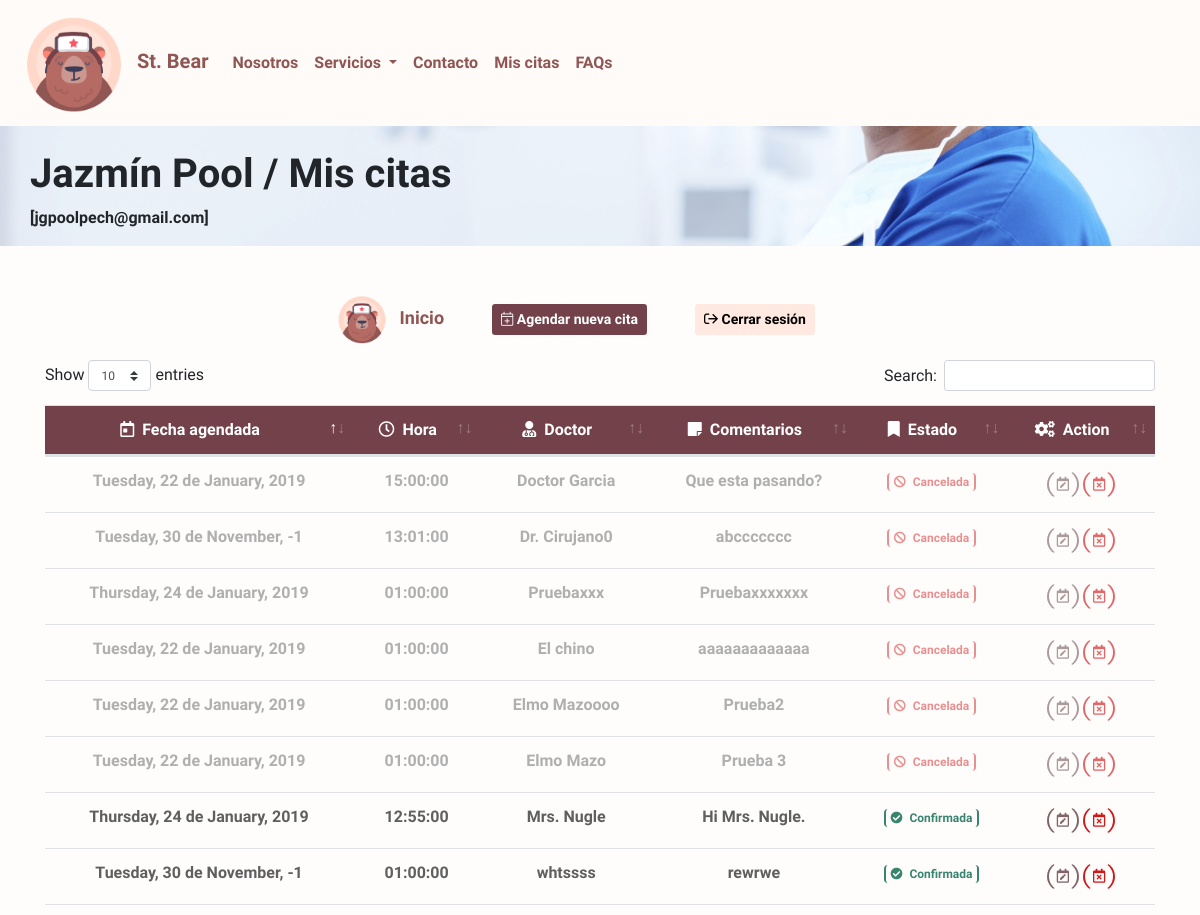
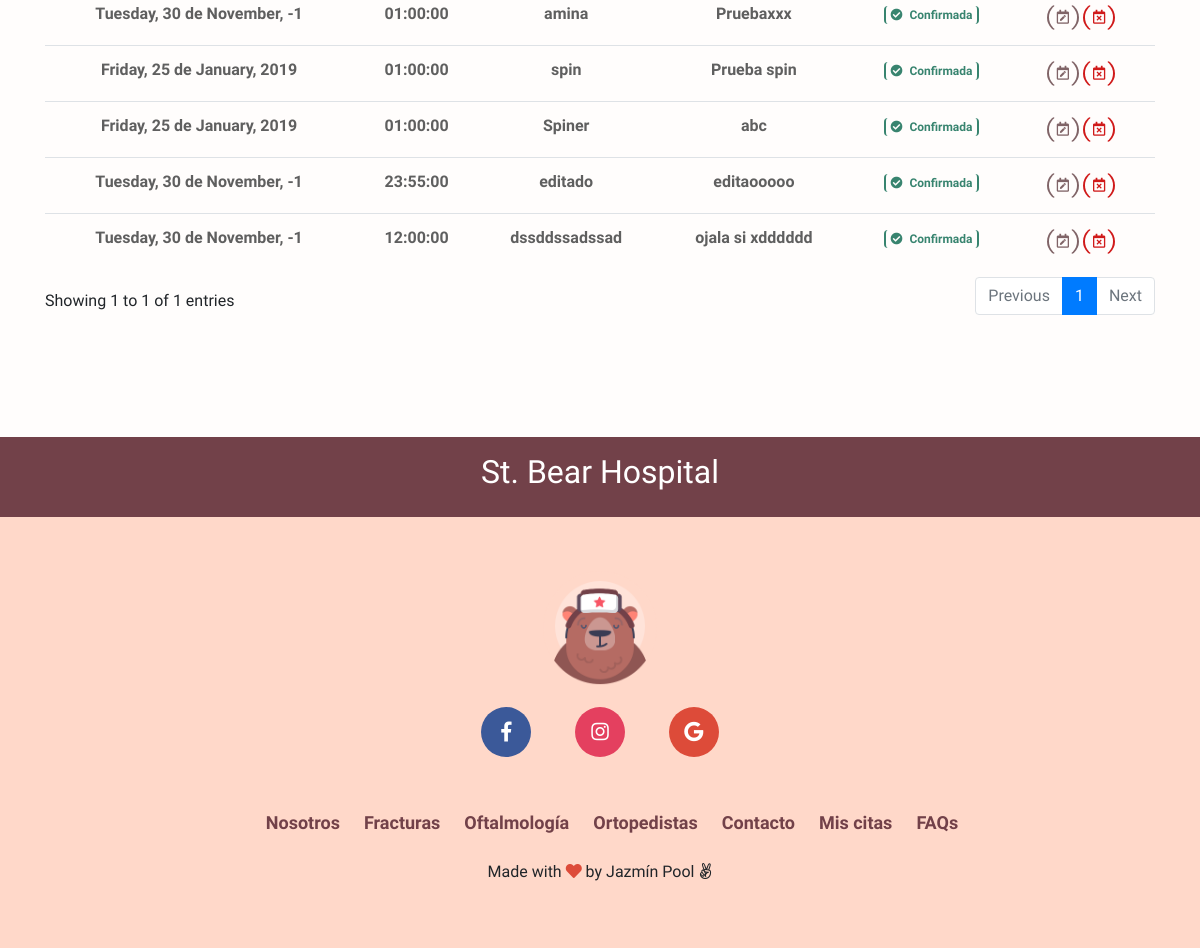
The app's page /Members.php (signed in) with its own data (2 pictures, top to bottom).
### tables this page shows
CREATE TABLE `users` (
  `id` int(3) NOT NULL,
  `Nombre` varchar(60) NOT NULL,
  `username` varchar(60) NOT NULL,
  `password` varchar(30) NOT NULL
);

CREATE TABLE `dates` (
  `id_date` int(3) NOT NULL,
  `id_user_date` int(3) NOT NULL,
  `date` date NOT NULL,
  `time` time DEFAULT NULL,
  `status` int(2) DEFAULT NULL,
  `doctor` varchar(40) DEFAULT NULL,
  `comentarios` varchar(150) DEFAULT NULL
);

### conexion.php (called while the page is built, shortened)
<?php
    class Conexionbd{
        private $server="localhost";
        private $user="root";
        private $bd="hospital";
        private $pass="";
        public function conectar(){
            $conexion = mysqli_connect($this->server,
                                        $this->user,
                                        $this->pass,
                                        $this->bd);
            return $conexion;
        }
    }
?>

### crud.php (called while the page is built, shortened)
<?php
    include('conexion.php'); include('js.php');
    class metodoscrud extends Conexionbd{
        public function iduser($iduser){
            $queryfind = "SELECT id FROM users WHERE username='$iduser'";
            $result_find = mysqli_query($this->conectar(), $queryfind);
            while ($coluser = $result_find->fetch_array()) { $datos = $coluser['id']; }
            return $datos;
        }
        public function nameuser($iduser){
            $querygetName = "SELECT Nombre, username FROM users WHERE username='$iduser'";
            $resultgetName = mysqli_query($this->conectar(), $querygetName);
            $name=null;
            while($colget = $resultgetName->fetch_array()){
                $name = array(
                            $colget['Nombre'],
                            $colget['username']
                        );
            }
            return $name;
        }
        public function showDates($idus){
            $queryshow = "SELECT id_date, date, time, status, doctor, comentarios FROM dates WHERE id_user_date = $idus ORDER BY status";
            $resultshow = mysqli_query($this->conectar(),$queryshow);
            return mysqli_fetch_all($resultshow,MYSQLI_ASSOC);
        }
    }
?>

### Members.php (the view, shortened to what this page needs)
<!DOCTYPE html>
<html>
<head>
    <?php include('js.php'); include('css.php'); include('crud.php');
        $crud = new metodoscrud();
        $nameUser[] = $crud->nameuser($_SESSION['userSession']);
    ?>
</head>
<body>
    <?php include('components/nav.php'); ?>
    <div class="banmembers">
        <div class="container">
            <div class="row pt-4 justify-content-start">
                <h1 class="fMuli f600"><?= utf8_encode($nameUser[0][0]) ?> / Mis citas</h1>
            </div>
            <div class="row">
                <p class="fMuli"><strong>[<?=$nameUser[0][1]  ?>]</strong></p>
            </div>
        </div>
    </div>
    <br>
    <div class="container pt-2 pb-5 mb-5">
        <div class="row p-2 m-2 justify-content-center align-items-center">
            <a class="brand mr-5" href="Home.php">
                <img src="src/img/bear.png" width="50" height="50" class="d-inline-block align-center mr-2">
                Inicio
            </a>
            <button type="button" title="Agendar nueva cita" class="btn f600 fMuli btn-sm btn_main mr-5" data-toggle="modal" data-target="#addDatemodal">
                <i class="fal fa-calendar-plus"></i> Agendar nueva cita</button>
            <form action="gets.php" method="post">
                <button type="submit" name="btn_action" value="logout" title="Cerrar sesión" class="btn btn-sm f600 fMuli  btn_sec mr-5">
                    <i class="far fa-sign-out"></i> Cerrar sesión</button>
            </form>
        </div>
        <div class="row">
            <div class="col-lg-12" id="content_table">
                <table class="table fMuli text-center table-responsive-md" id="dates">
                    <thead class="table_color">
                        <tr>
                            <th scope="col"><i class="far fa-calendar-day mr-1"></i> Fecha agendada</th>
                            <th scope="col"><i class="far fa-clock mr-1"></i> Hora</th>
                            <th scope="col"><i class="fas fa-user-md mr-1"></i> Doctor</th>
                            <th scope="col"><i class="fas fa-sticky-note mr-1"></i> Comentarios</th>
                            <th scope="col"><i class="fas fa-bookmark mr-1"></i> Estado</th>
                            <th scope="col"><i class="fas fa-cogs mr-1"></i> Action</th>
                        </tr>
                    </thead>
                    <?php
                        $obj = new metodoscrud();
                        $objshow = $obj->showDates($obj->iduser($_SESSION['userSession']));
                        foreach ($objshow as $cols) {
                            if($cols['status']!=0){ $status_color ="tbody_active"; $btn_status = ""; }
                                    else{ $status_color ="tbody_disable"; $btn_status = "disabled"; }
                    ?>
                    <tbody class="<?= $status_color ?>">
                            <tr id="<?= $cols['id_date']; ?>">
                                <td data-target="date"><?= utf8_encode(strftime("%A, %d de %B, %G", strtotime($cols['date']))); ?></td>
                                <td data-target="time"><?= $cols['time']; ?></td>
                                <td data-target="doctor"><?= utf8_encode($cols['doctor']); ?></td>
                                <td data-target="comentarios"><?= utf8_encode($cols['comentarios']); ?></td>
                                <td data-target="status">
                                    <?php
                                        if($cols['status']!=0){ echo "<span class='badge badg_confirm'> <i class='fas fa-check-circle mr-1'></i> Confirmada</span>"; }
                                        else{ echo "<span class='badge badg_cancel'><i class='fas fa-ban mr-1'></i> Cancelada</span>"; }
                                    ?>
                                </td>
                                <td>
                                    <button type="button" class="btn btn_round btn-sm btn_edit"
                                        title="Editar cita" data-role="updateDate" <?=$btn_status?> data-id="<?= $cols['id_date'] ?>">
                                            <i class="far fa-calendar-edit"></i>
                                    </button>
                                    <button type="button" class="btn btn_round btn-sm btn_cancel"
                                        title="Cancelar cita" data-role="deleteDate" <?=$btn_status?>  data-id="<?= $cols['id_date'] ?>">
                                            <i class="far fa-calendar-times"></i>
                                    </button>
                                </td>
                            </tr>
                        <?php } ?>
                    </tbody>
                </table>
            </div>
        </div>
    </div>
    <br>
    <?php include('components/footer.php'); ?>
</body>
</html>

### css.php (shortened to what this page needs)
<link rel="stylesheet" href="src/css/bt/bootstrap.min.css">
<link rel="stylesheet" href="src/css/fontawesome/css/all.css">
<link rel="stylesheet" href="src/datatable/dataTables.bootstrap4.min.css">
<link rel="stylesheet" href="src/datatable/autoFill.bootstrap4.min.css">
<link rel="stylesheet" href="src/css/defaultc.css">
<link rel="stylesheet" href="src/css/nav.css">
<link rel="stylesheet" href="src/css/home.css">
<link rel="stylesheet" href="src/css/login.css">
<link rel="stylesheet" href="src/css/members.css">
<link rel="stylesheet" href="src/css/faqs.css">
<link rel="stylesheet" href="src/css/footer.css">

### components/nav.php (shortened to what this page needs)
<nav class="navbar navbar-expand-lg navbar-light">
    <a class="navbar-brand" href="Home.php">
        <img src="src/img/bear.png"
            width="100" height="100" class="d-inline-block align-center ml-2 mr-2" alt="">
            St. Bear
    </a>
    <div class="collapse navbar-collapse" id="navbarNav" >
        <div class="right">
            <ul class="navbar-nav">
                <li class="nav-item active">
                    <a class="nav-link" href="Home.php#Nosotros">Nosotros</a>
                </li>
                <li class="nav-item dropdown dpw">
                    <a class="nav-link dropdown-toggle" href="#" id="dropservices" role="button" data-toggle="dropdown" aria-haspopup="true" aria-expanded="false">
                        Servicios
                    </a>
                </li>
                <li class="nav-item">
                    <a class="nav-link" href="Home.php#Contacto">Contacto</a>
                </li>
                <?php if(!isset($_SESSION['userSession'])) { ?>
                    <a class="nav-link cursorhand" data-toggle="modal" data-target="#loginmodal">Iniciar</a>
                <?php include('components/login.php'); }else{?>
                    <li class="nav-item right">
                        <a class="nav-link cursorhand" href="Members.php">Mis citas</a>
                    </li>
                <?php }?>
                <li class="nav-item">
                    <a class="nav-link" href="faqs.php">FAQs</a>
                </li>
            </ul>
        </div>
    </div>
</nav>

### components/footer.php
<div class="banner baner_after">
    <div class="container">
        <div class="row justify-content-center p-3">
            <h2 class="fMali">St. Bear Hospital</h2>
        </div>
    </div>
</div>
<div class="banner img_footer">
    <div class="container pt-3 pb-5">
        <div class="row justify-content-center pl-2 pr-2 pt-3 pb-3">
            <div class="col-md-3 text-center pt-2">
                <div class="row justify-content-center">
                    <a class="navbar-brand m-1" href="Home.php">
                        <img src="src/img/bear.png" width="120" height="120" class="d-inline-block align-top" alt="">
                    </a>
                </div>
                <div class="row mt-2 justify-content-center">
                    <div class="col">
                        <a target="_blank" href="https://www.facebook.com/JazminPowl" class="btn btn_social text-white f400 fb btn_social_fb fa_social m-1"><i class="fab fa-facebook-f"></i><span class="fb"></span></a>
                    </div>
                    <div class="col">
                        <a target="_blank" href="https://www.instagram.com/jazmin.pool/" class="btn btn_social text-white f400 ig btn_social_ig fa_social m-1"><i class="fab fa-instagram"></i><span class="ig"></span></a>
                    </div>
                    <div class="col">
                        <a target="_blank" href="https://mail.google.com/mail/u/0/#inbox" class="btn btn_social text-white f400 gg btn_social_gg fa_social m-1"><i class="fab fa-google"></i><span class="gg"></span></a>
                    </div>
                </div>
            </div>
        </div>
        <div class="row justify-content-center pl-2 pr-2 pt-3 pb-3">
            <div class="col-md-8 text-center pt-2">
                <div class="row mt-2 justify-content-center">
                    <a href="Home.php#Nosotros" class="ml-4 links_footer f18">Nosotros</a>
                    <a href="Home.php#Fracturas" class="ml-4 links_footer f18">Fracturas</a>
                    <a href="Home.php#Oftalmologia" class="ml-4 links_footer f18">Oftalmología</a>
                    <a href="Home.php#Ortopedistas" class="ml-4 links_footer f18">Ortopedistas</a>
                    <a href="Home.php#Contacto" class="ml-4 links_footer f18">Contacto</a>
                    <?php if(!isset($_SESSION['userSession'])) { ?>
                        <a class="cursorhand ml-4 links_footer f18" data-toggle="modal" data-target="#loginmodal">Miembros</a>
                    <?php include('components/login.php'); }else{?>
                            <a class="cursorhand ml-4 links_footer f18" href="Members.php">Mis citas</a>
                    <?php }?>
                    <a href="faqs.php" class="ml-4 links_footer f18">FAQs</a>
                </div>
            </div>
        </div>
        <div class="row justify-content-center p-0 mt-2 mb-0">
            <p style="font-size: 16px !important;">Made with <i class="fa fa-heart lv"></i> by Jazmín Pool <i class="fab fa-angellist"></i></p>
        </div>
    </div>
</div>

### src/css/defaultc.css (style rules this page uses)
body { background: #ffd8c90d; font-family: 'Sarabun', sans-serif; }
.fMali { font-family: 'Mali', cursive; }
.fMuli { font-family: 'Muli', sans-serif; }
.f18 { font-size: 18px !important; }
.f600 { font-weight: 600 !important; }
.cursorhand { cursor: pointer !important; }
.right { float: right !important; }
.btn_round { border-radius: 50%; }
.btn_main { background-color: #724149; color: white !important; }
.btn_sec { background-color: #ffd8c987; }
.badg_confirm { color: #38846f; border-left: 2px solid #38846f; border-right: 2px solid #38846f; }
.badg_cancel { color: #d01a1a7a; border-left: 2px solid #d01a1a7a; border-right: 2px solid #d01a1a7a; }

### src/css/nav.css (style rules this page uses)
nav a { font-family: 'Mali', cursive; font-weight: 600 !important; color: #8f5653 !important; }
.brand { text-decoration: none !important; font-size: 18px; font-family: 'Mali', cursive; font-weight: 600 !important; color: #8f5653 !important; }
nav { background: #ffd8c90d; }

### src/css/home.css (style rules this page uses)
.banner { min-height: 380px; background-repeat: no-repeat; background-size: cover; position: relative; }

### src/css/members.css (style rules this page uses)
.banmembers { background-image: url("../img/5.jpg"); min-height: 100px; background-position: center; background-repeat: no-repeat; background-size: cover; position: relative; }
.table_color { background: #724149 !important; color: white; }
.tbody_active { color: #5f5f5f; }
.tbody_disable { color: #afafaf; font-weight: 400; }
table td { font-weight: 700; }
.btn_edit { background: transparent; color: #806467; border-right: 2px solid #806467; border-left: 2px solid #806467; }
.btn_cancel { background: transparent; color: #d01a1a; border-right: 2px solid #d01a1a; border-left: 2px solid #d01a1a; }

### src/css/footer.css (style rules this page uses)
.baner_after { min-height: 80px !important; color: white; background: #724149; }
.img_footer { min-height: 120px !important; background: #ffd8c9; }
.links_footer { color: #724149; font-weight: 600; }
.fa_social { padding: 9px; font-size: 20px; width: 50px; text-align: center; border-radius: 50%; text-decoration: none; }
.fb { background-color: #3b5999; }
.ig { background-color: #e4405f; }
.gg { background-color: #dd4b39; }
.lv { color: #dd4b39; }

### records on screen
users: Nombre "Jazmín Pool", username "jgpoolpech@gmail.com"
dates: date "Tuesday, 22 de January, 2019", time "15:00:00", doctor "Doctor Garci­a", comentarios "Que esta pasando?", status 0 (drawn)
dates: date "Tuesday, 30 de November, -1", time "13:01:00", doctor "Dr. Cirujano0", comentarios "abccccccc", status 0 (drawn)
dates: date "Thursday, 24 de January, 2019", time "01:00:00", doctor "Pruebaxxx", comentarios "Pruebaxxxxxxx", status 0 (drawn)
dates: date "Tuesday, 22 de January, 2019", time "01:00:00", doctor "El chino", comentarios "aaaaaaaaaaaaa", status 0 (drawn)
dates: date "Tuesday, 22 de January, 2019", time "01:00:00", doctor "Elmo Mazoooo", comentarios "Prueba2", status 0 (drawn)
dates: date "Tuesday, 22 de January, 2019", time "01:00:00", doctor "Elmo Mazo", comentarios "Prueba 3", status 0 (drawn)
dates: date "Thursday, 24 de January, 2019", time "12:55:00", doctor "Mrs. Nugle", comentarios "Hi Mrs. Nugle.", status 1 (drawn)
dates: date "Tuesday, 30 de November, -1", time "01:00:00", doctor "whtssss", comentarios "rewrwe", status 1 (drawn)
dates: date "Tuesday, 30 de November, -1", time "01:00:00", doctor "amina", comentarios "Pruebaxxx", status 1 (drawn)
dates: date "Friday, 25 de January, 2019", time "01:00:00", doctor "spin", comentarios "Prueba spin", status 1 (drawn)
dates: date "Friday, 25 de January, 2019", time "01:00:00", doctor "Spiner", comentarios "abc", status 1 (drawn)
dates: date "Tuesday, 30 de November, -1", time "23:55:00", doctor "editado", comentarios "editaooooo", status 1 (drawn)
dates: date "Tuesday, 30 de November, -1", time "12:00:00", doctor "dssddssadssad", comentarios "ojala si xdddddd", status 1 (drawn)
